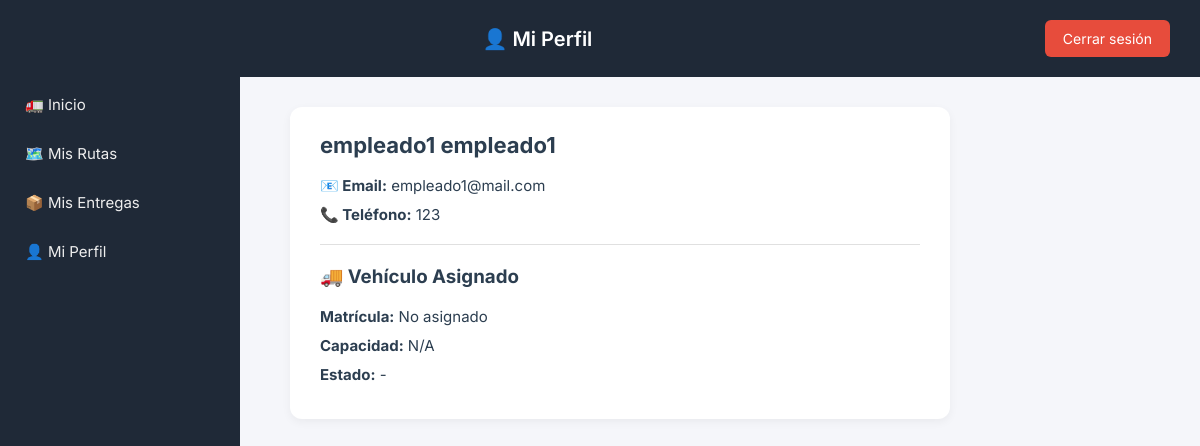
The app's page /area-clientes/driver/mi_perfil.php (signed in) with its own data.
### tables this page shows
CREATE TABLE `employee` (
  `employee_id` int NOT NULL AUTO_INCREMENT,
  `name` varchar(100) NOT NULL,
  `surname` varchar(100) NOT NULL,
  `email` varchar(100) NOT NULL,
  `password_hash` varchar(255) NOT NULL,
  `phone` varchar(20) DEFAULT NULL,
  `rolID` int DEFAULT NULL,
  `warehouseID` int DEFAULT NULL,
  `townID` int DEFAULT NULL,
  `gender` enum('Male','Female','Other') DEFAULT NULL,
  `profile_picture` varchar(255) DEFAULT NULL,
  `status` enum('Active','Inactive') NOT NULL DEFAULT 'Active',
  `created_at` timestamp NULL DEFAULT CURRENT_TIMESTAMP,
  `updated_at` timestamp NULL DEFAULT CURRENT_TIMESTAMP ON UPDATE CURRENT_TIMESTAMP,
  `isactive` tinyint(1) DEFAULT '1',
  `last_login` timestamp NULL DEFAULT NULL,
  `fleetID` int DEFAULT NULL,
  PRIMARY KEY (`employee_id`),
  UNIQUE KEY `email` (`email`),
  KEY `rolID` (`rolID`),
  KEY `townID` (`townID`),
  KEY `fk_fleet_employee` (`fleetID`),
  CONSTRAINT `employee_ibfk_1` FOREIGN KEY (`rolID`) REFERENCES `rol` (`rolID`) ON DELETE SET NULL,
  CONSTRAINT `employee_ibfk_2` FOREIGN KEY (`townID`) REFERENCES `location` (`townID`) ON DELETE SET NULL,
  CONSTRAINT `fk_fleet_employee` FOREIGN KEY (`fleetID`) REFERENCES `fleet` (`fleetID`) ON DELETE SET NULL
);

### area-clientes/driver/mi_perfil.php (the view, shortened to what this page needs)
<?php
require_once '../db.php';
$driver_id = $_SESSION['user_id'];
$stmt = $pdo->prepare("
    SELECT e.name, e.surname, e.email, e.phone, f.license_plate, f.capacity_kg, f.status
    FROM employee e
    LEFT JOIN fleet f ON e.fleetID = f.fleetID
    WHERE e.employee_id = ?
");
$stmt->execute([$driver_id]);
$perfil = $stmt->fetch(PDO::FETCH_ASSOC);
?>
<!DOCTYPE html>
<html lang="es">
<head>
</head>
<body>
<header>
    <h1>👤 Mi Perfil</h1>
    <a href="../logout.php" class="logout">Cerrar sesión</a>
</header>
<div class="sidebar">
    <a href="dashboard.php">🚛 Inicio</a>
    <a href="mis_rutas.php">🗺️ Mis Rutas</a>
    <a href="mis_entregas.php">📦 Mis Entregas</a>
    <a href="mi_perfil.php">👤 Mi Perfil</a>
</div>
<div class="content">
    <div class="card">
        <h2><?= htmlspecialchars($perfil['name'] . ' ' . $perfil['surname']) ?></h2>
        <p><strong>📧 Email:</strong> <?= htmlspecialchars($perfil['email']) ?></p>
        <p><strong>📞 Teléfono:</strong> <?= htmlspecialchars($perfil['phone'] ?? 'No registrado') ?></p>
        <hr>
        <h3>🚚 Vehículo Asignado</h3>
        <p><strong>Matrícula:</strong> <?= htmlspecialchars($perfil['license_plate'] ?? 'No asignado') ?></p>
        <p><strong>Capacidad:</strong> <?= $perfil['capacity_kg'] ? htmlspecialchars($perfil['capacity_kg']) . ' kg' : 'N/A' ?></p>
        <p><strong>Estado:</strong> <?= htmlspecialchars($perfil['status'] ?? '-') ?></p>
    </div>
</div>
</body>
</html>

### area-clientes/driver/mi_perfil.php (style rules this page uses)
body { font-family: 'Inter', sans-serif; background: #f5f6fa; margin: 0; color: #2c3e50; }
header { background: #1f2937; color: white; padding: 20px 30px; display: flex; justify-content: space-between; align-items: center; }
header h1 { font-size: 20px; font-weight: 600; margin: 0; flex: 1; text-align: center; }
.logout { background-color: #e74c3c; color: white; padding: 10px 18px; border: none; border-radius: 6px; text-decoration: none; font-size: 14px; transition: background 0.3s; }
.sidebar { width: 240px; height: 100vh; background: #1f2937; color: white; position: fixed; top: 0; left: 0; padding-top: 80px; }
.sidebar a { display: block; color: #eee; padding: 15px 25px; text-decoration: none; transition: background 0.2s; font-size: 15px; }
.content { margin-left: 260px; padding: 30px; }
.card { background: white; border-radius: 12px; padding: 25px 30px; box-shadow: 0 3px 10px rgba(0,0,0,0.05); max-width: 600px; }
h2 { margin-top: 0; font-size: 22px; }
p { margin: 10px 0; font-size: 15px; }
hr { border: 0; border-top: 1px solid #e0e0e0; margin: 20px 0; }

### records on screen
employee: name+surname "empleado1 empleado1", email "empleado1@mail.com", phone "123"

### other values on screen
$perfil['license_plate'] "No asignado"
$perfil['status'] "-"
